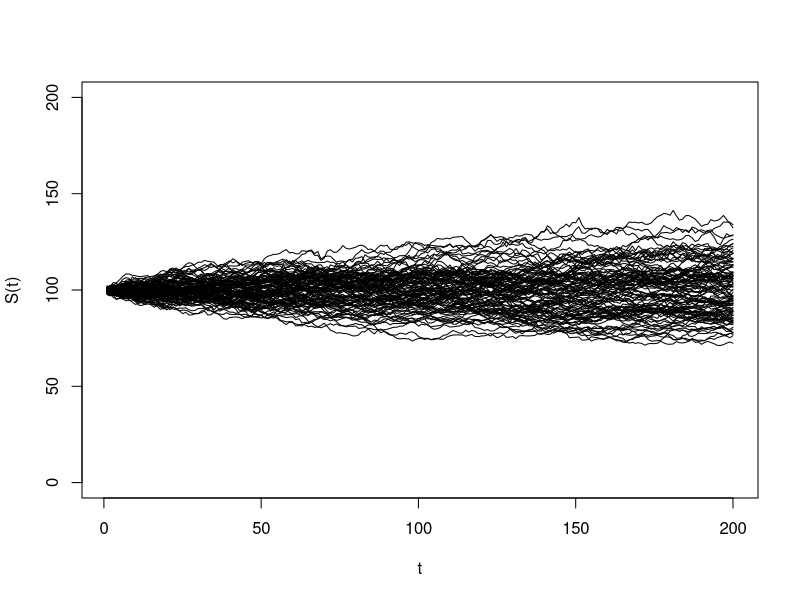

Write R code to recreate this figure.
for (m in c(10, 100, 1000, 10000)){
#	m <- 100
	S0 <- 100
	K <- 100
	r <- 0.04
	sigma <- 0.2
	h <- 200
	T_values <- 0.5/h
	random_numbers <- rep(NA, m)
	
	var_i <- rep(NA, m)
	mean_i <- rep(NA, m)
	var_i[1] <- 0
	mean_i[1] <- 0

	for(i in 1:m){
		S0 <- 100
		random_walk <- rnorm(h)

		for(j in 1:h){
			random_walk[j] <- S0 * exp( (r-((sigma^2)/2))*T_values + sigma*random_walk[j]*sqrt(T_values))
			S0 <- random_walk[j]
		}
		random_numbers[i] <- mean(random_walk)

# Uncomment only if you can see the trajectories
		if(i == 1 && m == 10) plot(random_walk, type="l", ylim=c(0, 200), xlab="t", ylab="S(t)")
		else if (m == 100) lines(random_walk)
		
	}

		lim_inf <- mean(random_numbers) - ((1.96 * sqrt(var(random_numbers)))/sqrt(m))
		lim_sup <- mean(random_numbers) + ((1.96 * sqrt(var(random_numbers)))/sqrt(m))
		
		if (m == 10)
		print("Resultados para M de la Aproximación, Límite inferior, Límite superior y Longitud\n")
		print(paste(m, "-", mean(random_numbers), "-", lim_inf, "-", lim_sup, "-", lim_sup-lim_inf))
}
